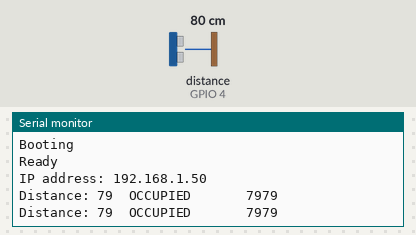
A sketch run on a simulated ESP8266 (NodeMCU). On the bench: the last lines printed to the serial monitor. Wiring (inferred from the names in the program): ultrasonic range finder: trigger GPIO 5; echo GPIO 4. Inputs (shaded band) come from the test bench; at power-on: distance to the obstacle (sensor on GPIO 4) 80 cm. The echo pulse lasts 58.3 µs per cm; WiFi joins after 1.5 s; servers stay silent unless stated.

Above: at 5.3 s.
5.4 s: distance to the obstacle (sensor on GPIO 4) set to 51 cm
At 6.8 s:
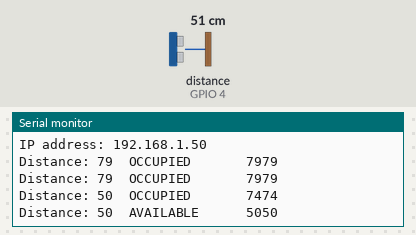
6.9 s: distance to the obstacle (sensor on GPIO 4) set to 42 cm
At 8.0 s:
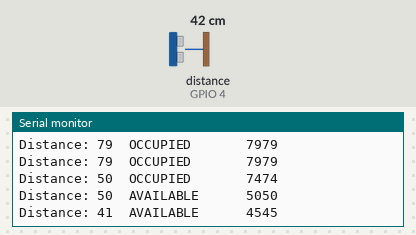
Timing chart, 0 to 9.9 s (numbered marks = the images above; inputs shaded):
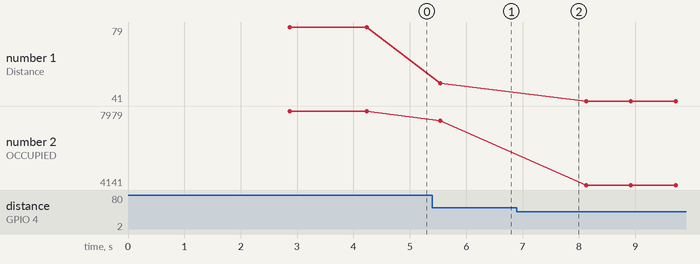

The sketch:

ultaSonicOTA.ino
```cpp
/*
*
* Modified by dm3942
*
* Ultrasonic Sensor HC-SR04 and Arduino Tutorial
*
* Originally Crated by Dejan Nedelkovski,
* www.HowToMechatronics.com
*
*/
#include <ESP8266WiFi.h>
#include <ESP8266mDNS.h>
#include <WiFiUdp.h>
#include <ArduinoOTA.h>
#include <DNSServer.h>
#include <ESP8266WebServer.h>

// -- Start OTA
const char* ssid = "yourwifissid";
const char* password = "yourwifipassword";

// -- Start Webserver
ESP8266WebServer webServer(80);
String headerHTML = ""
  "<!DOCTYPE html><html> <meta http-equiv='refresh' content='5'><head><title>Electric Car Space</title></head><body>"
  "<h1>Electric Car Space Status</h1><h2 font-color='blue'>";
String bodyHTML = " . . . status unknown ... ";
String footerHTML = "</h2></body></html>";
String responseHTML = headerHTML + bodyHTML + footerHTML;

// -- Start Ultra Sonic Variables
// defines pins numbers
const int trigPin = 5;
const int echoPin = 4;
// defines variables
long duration;
int distance;
// dataset
int rawIdx = 0;
unsigned int rawAvg = 0;
int rawSampleCnt = 256;

void setup() {
// -- Setup OTA - Over the air updates
  Serial.begin(115200);
  Serial.println("Booting");
  WiFi.mode(WIFI_STA);
  WiFi.begin(ssid, password);
  while (WiFi.waitForConnectResult() != WL_CONNECTED) {
    Serial.println("Connection Failed! Rebooting...");
    delay(5000);
    ESP.restart();
  }
  // Port defaults to 8266
  ArduinoOTA.setPort(8266);
  // Hostname defaults to esp8266-[ChipID]
  ArduinoOTA.setHostname("SonicTheDistance");
  // No authentication by default
  // ArduinoOTA.setPassword((const char *)"123");
  ArduinoOTA.onStart([]() {
    Serial.println("Start");
  });
  ArduinoOTA.onEnd([]() {
    Serial.println("\nEnd");
  });
  ArduinoOTA.onProgress([](unsigned int progress, unsigned int total) {
    Serial.printf("Progress: %u%%\r", (progress / (total / 100)));
  });
  ArduinoOTA.onError([](ota_error_t error) {
    Serial.printf("Error[%u]: ", error);
    if (error == OTA_AUTH_ERROR) Serial.println("Auth Failed");
    else if (error == OTA_BEGIN_ERROR) Serial.println("Begin Failed");
    else if (error == OTA_CONNECT_ERROR) Serial.println("Connect Failed");
    else if (error == OTA_RECEIVE_ERROR) Serial.println("Receive Failed");
    else if (error == OTA_END_ERROR) Serial.println("End Failed");
  });
  ArduinoOTA.begin();
  Serial.println("Ready");
  Serial.print("IP address: ");
  Serial.println(WiFi.localIP());


  // replay to all requests with same HTML
  webServer.onNotFound([]() {
    webServer.send(200, "text/html", responseHTML);
  });
  webServer.begin();

// -- Start Ultra Sonic
  pinMode(trigPin, OUTPUT); // Sets the trigPin as an Output
  pinMode(echoPin, INPUT); // Sets the echoPin as an Input

// -- Serial port initialization
  Serial.begin(115200); // Starts the serial communication
}

void loop() {
  // -- Capture OTA events
  ArduinoOTA.handle();

  // -- Handle web server requests
  webServer.handleClient();

  // -- Start Ultrasonic
  // Clears the trigPin
  digitalWrite(trigPin, LOW);
  delayMicroseconds(2);
  // Sets the trigPin on HIGH state for 10 micro seconds
  digitalWrite(trigPin, HIGH);
  delayMicroseconds(10);
  digitalWrite(trigPin, LOW);
  // Reads the echoPin, returns the sound wave travel time in microseconds
  duration = pulseIn(echoPin, HIGH);
  // Calculating the distance
  distance= duration*0.034/2;

  if(rawIdx<rawSampleCnt) {
    rawIdx++;
    rawAvg += distance;
  } else {
    rawIdx = 0;
    rawAvg = rawAvg / rawSampleCnt;
    // Prints the distance on the Serial Monitor
    Serial.print("Distance: "); Serial.print(distance); Serial.print("  ");
    if(rawAvg != 0 && (rawAvg < 45 || rawAvg > 66)) { // these values came after a lot of testing. When something is really close to the sensor a high value above 65 is returned.
      bodyHTML = "OCCUPIED       ";
      bodyHTML = bodyHTML + rawAvg;
    } else {
      bodyHTML = "AVAILABLE      ";
      bodyHTML = bodyHTML + rawAvg;
    }
    responseHTML = headerHTML + bodyHTML + footerHTML;
    Serial.print(bodyHTML);
    Serial.print(rawAvg);
    Serial.println();
    delay(3);
    rawAvg = 0;
  }
}
```

Measured:
- after the input at 5.4 s, the serial monitor: prints a new line after 0.14 s (image 1)
- after the input at 6.9 s, the serial monitor: prints a new line after 0.43 s (image 2)
- plotted number 1: 79 → 50 after the input at 5.4 s, 50 → 41 after the input at 6.9 s
- plotted number 2: 7979 → 7474 after the input at 5.4 s, 7474 → 4141 after the input at 6.9 s
